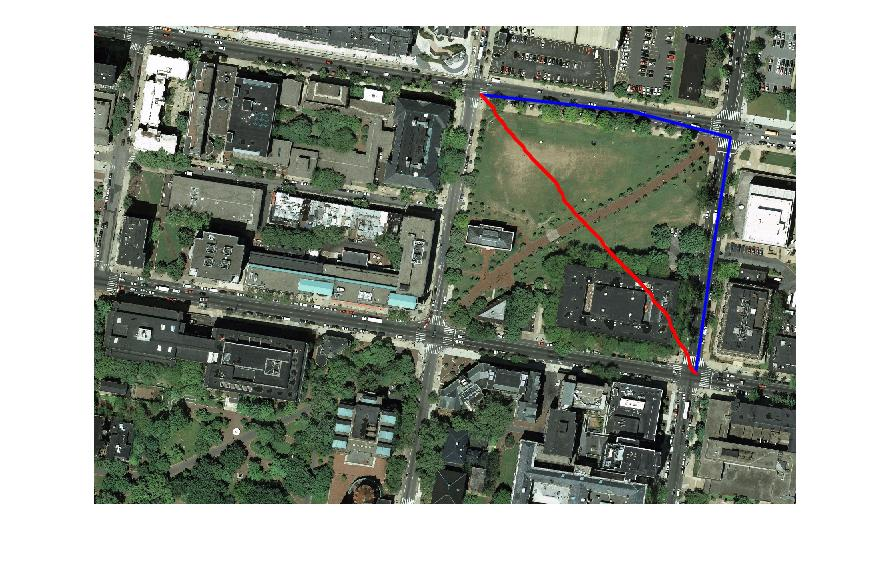
%> input picture images/iter1.jpg, 892 x 569 px
$ octave --eval "result = detectTrees(imread('../images/iter1.jpg'));"   (GNU Octave 9; MATLAB toolbox functions it lacks are replaced by stand-ins)
%> lines starting %> are read from the running program, lines starting %| are printed output that depends on the picture; in (x1, y1, x2, y2) boxes, pixels count from 0 and x2, y2 are one past the last pixel; in counts of white or black regions, pixels touching at a corner belong together; the program's own positions count from 1
function [BW,maskedBWImage] = detectTrees(RGB)
%createMask  Threshold RGB image using auto-generated code from colorThresholder app.
%  [BW,MASKEDRGBIMAGE] = createMask(RGB) thresholds image RGB using
%  auto-generated code from the colorThresholder App. The colorspace and
%  minimum/maximum values for each channel of the colorspace were set in the
%  App and result in a binary mask BW and a composite image maskedRGBImage,
%  which shows the original RGB image values under the mask BW.

% Auto-generated by colorThresholder app on 05-Apr-2016
%------------------------------------------------------


% Convert RGB image to chosen color space
I = rgb2ycbcr(RGB);
%> I: size 569x892x3 uint8; mean of channels 1, 2, 3 144.8, 124.6, 126.2

% Define thresholds for channel 1 based on histogram settings
channel1Min = 25.000;
channel1Max = 124.000;

% Define thresholds for channel 2 based on histogram settings
channel2Min = 111.000;
channel2Max = 126.000;

% Define thresholds for channel 3 based on histogram settings
channel3Min = 112.000;
channel3Max = 126.000;

% Create mask based on chosen histogram thresholds
BW = (I(:,:,1) >= channel1Min ) & (I(:,:,1) <= channel1Max) & ...
    (I(:,:,2) >= channel2Min ) & (I(:,:,2) <= channel2Max) & ...
    (I(:,:,3) >= channel3Min ) & (I(:,:,3) <= channel3Max);
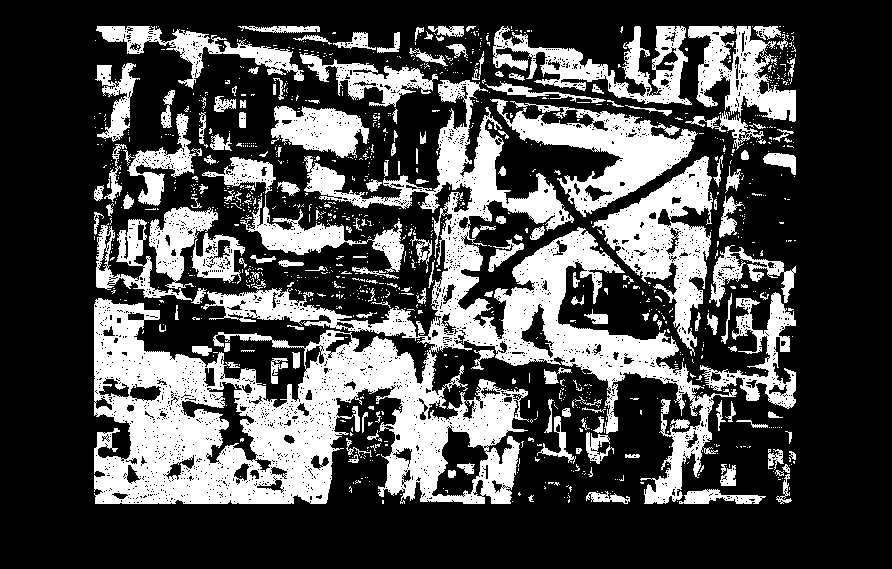
%> BW: size 569x892 logical; 29.7% white; 1142 white regions (970 under 20 px), largest, box (x1, y1, x2, y2) and area: (94, 80, 737, 504) 76188, (592, 156, 713, 356) 8732, (490, 99, 698, 217) 8328

% Initialize output masked image based on input image.
maskedBWImage = double(BW);
maskedBWImage = imgaussfilt(maskedBWImage,2);
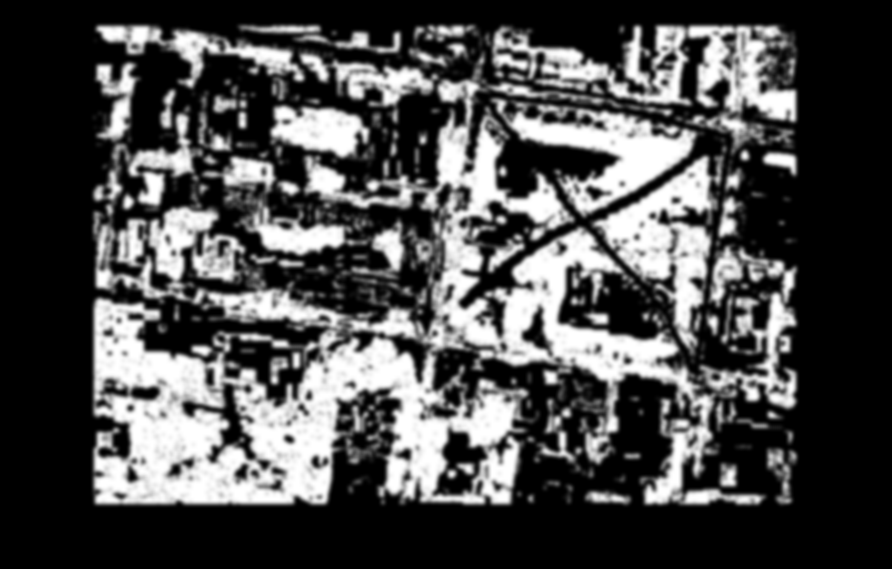
%> maskedBWImage: size 569x892 double; min 0, max 1, mean 0.297
